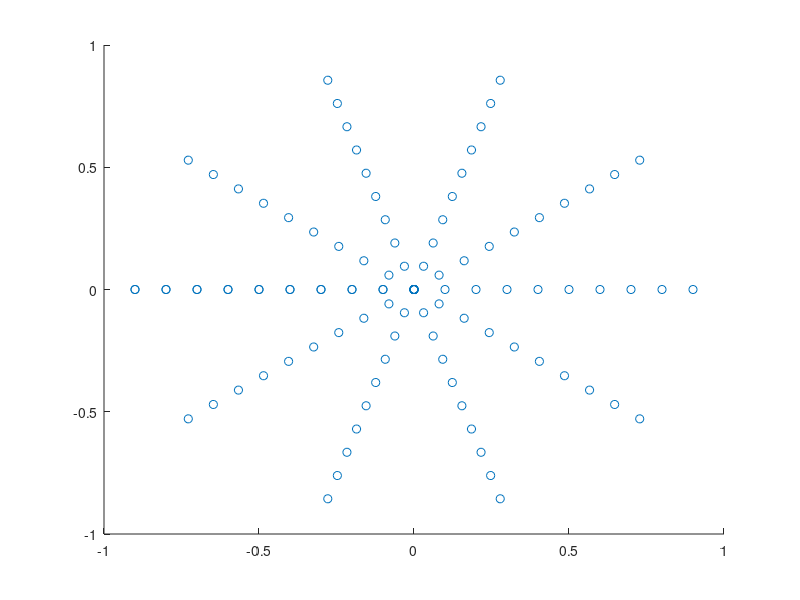

Reproduce this figure in MATLAB. (Note: this script raises an error after producing the figure.)
%
% nonlinear fitting of operation gain
% 2016.04.06
% Sitian LI
%


%% calc data
M = 10;
[rho, phi] = meshgrid(0:1/M:0.99, -pi:2*pi/M:pi);
rsr = rho.*cos(phi);
rsx = rho.*sin(phi);

rrsr = reshape(rsr,[M*(M+1),1]);
rrsx = reshape(rsx,[M*(M+1),1]);

%%

s22=-0.0957 + 0.0466*1i;
s21abs = 6.05;
rGop_db = 10.*log10(s21abs.^2.*(1-abs(rrsr + 1i.*rrsx).^2)./abs(1-s22.*(rrsr+1i.*rrsx)).^2);
hold on
scatter3(rrsr, rrsx, rGop_db);

%%
rng default % for reproducibility
xdata = rrsr;
ydata = rrsx;
zdata = rGop_db;


objfcn = @(v)(10.*log10((1-abs(xdata + 1i.*ydata).^2)./abs(1-(v(1)+1i.*v(2)).*(xdata+1i.*ydata)).^2)+v(3)- zdata);

opts = optimoptions(@lsqnonlin,...
    'Algorithm','levenberg-marquardt','Display','off');
x0 = (1)*[-1;-1;5]; % arbitrary initial guess
lb = [-1;-1;0];
ub = [1;1;20];
[vestimated,resnorm,residuals,exitflag,output] = lsqnonlin(objfcn,x0,[],[],opts);
vestimated,resnorm,exitflag,output.firstorderopt

%%
rng default % for reproducibility
xdata = rsr;
ydata = rsx;
zdata = Gop_db;


objfcn = @(v)(10.*log10((1-abs(xdata + 1i.*ydata).^2)./abs(1-(v(1)+1i.*v(2)).*(xdata+1i.*ydata)).^2)+v(3)- zdata);

opts = optimoptions(@lsqnonlin,...
    'Algorithm','levenberg-marquardt','Display','off');
x0 = (1)*[0;0;5]; % arbitrary initial guess
lb = [-1;-1;0];
ub = [1;1;20];
[vestimated,resnorm,residuals,exitflag,output] = lsqnonlin(objfcn,x0,lb,ub,opts);
vestimated,resnorm,exitflag,output.firstorderopt

%%

scatter3(rsr,rsx,Gop_db);

axis([-1 1 -1 1 ]);

%%
hold on

M = 100;
[rho, phi] = meshgrid(0:1/M:0.99, -pi:2*pi/M:pi);
a = rho.*cos(phi);
b = rho.*sin(phi);
c = 10.*log10((1-abs(a + 1i.*b).^2)./abs(1-(vestimated(1)+1i.*vestimated(2)).*(a+1i*b)).^2)+vestimated(3);
surf(a,b,c);
axis([-1 1 -1 1 ]);

%% coutour
hold on
contour(a,b,c,[16 15.5 15 14 13.5 13 12 11 10]);
print -deps epsFig
daspect([1 1 1]);

